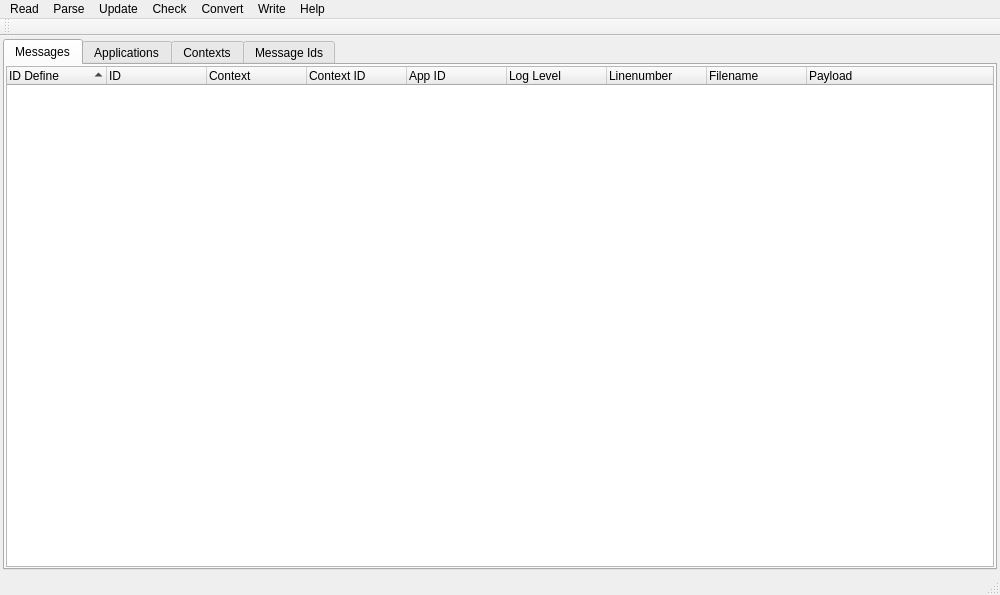
<?xml version="1.0" encoding="UTF-8"?>
<ui version="4.0">
 <class>MainWindow</class>
 <widget class="QMainWindow" name="MainWindow">
  <property name="geometry">
   <rect>
    <x>0</x>
    <y>0</y>
    <width>1000</width>
    <height>595</height>
   </rect>
  </property>
  <property name="windowTitle">
   <string>DLT Parser</string>
  </property>
  <widget class="QWidget" name="centralWidget">
   <layout class="QVBoxLayout" name="verticalLayout">
    <property name="leftMargin">
     <number>3</number>
    </property>
    <property name="topMargin">
     <number>3</number>
    </property>
    <property name="rightMargin">
     <number>3</number>
    </property>
    <property name="bottomMargin">
     <number>3</number>
    </property>
    <item>
     <widget class="QTabWidget" name="tabWidgetApplications">
      <property name="currentIndex">
       <number>0</number>
      </property>
      <widget class="QWidget" name="tab">
       <attribute name="title">
        <string>Messages</string>
       </attribute>
       <layout class="QHBoxLayout" name="horizontalLayout">
        <property name="leftMargin">
         <number>1</number>
        </property>
        <property name="topMargin">
         <number>1</number>
        </property>
        <property name="rightMargin">
         <number>1</number>
        </property>
        <property name="bottomMargin">
         <number>1</number>
        </property>
        <item>
         <widget class="QTreeWidget" name="treeWidget">
          <property name="sortingEnabled">
           <bool>true</bool>
          </property>
          <property name="allColumnsShowFocus">
           <bool>false</bool>
          </property>
          <property name="headerHidden">
           <bool>false</bool>
          </property>
          <attribute name="headerVisible">
           <bool>true</bool>
          </attribute>
          <column>
           <property name="text">
            <string>ID Define</string>
           </property>
          </column>
          <column>
           <property name="text">
            <string>ID</string>
           </property>
          </column>
          <column>
           <property name="text">
            <string>Context</string>
           </property>
          </column>
          <column>
           <property name="text">
            <string>Context ID</string>
           </property>
          </column>
          <column>
           <property name="text">
            <string>App ID</string>
           </property>
          </column>
          <column>
           <property name="text">
            <string>Log Level</string>
           </property>
          </column>
          <column>
           <property name="text">
            <string>Linenumber</string>
           </property>
          </column>
          <column>
           <property name="text">
            <string>Filename</string>
           </property>
          </column>
          <column>
           <property name="text">
            <string>Payload</string>
           </property>
          </column>
         </widget>
        </item>
       </layout>
      </widget>
      <widget class="QWidget" name="tab_2">
       <attribute name="title">
        <string>Applications</string>
       </attribute>
       <layout class="QVBoxLayout" name="verticalLayout_2">
        <property name="leftMargin">
         <number>1</number>
        </property>
        <property name="topMargin">
         <number>1</number>
        </property>
        <property name="rightMargin">
         <number>1</number>
        </property>
        <property name="bottomMargin">
         <number>1</number>
        </property>
        <item>
         <widget class="QTreeWidget" name="treeWidgetApplications">
          <property name="sortingEnabled">
           <bool>true</bool>
          </property>
          <column>
           <property name="text">
            <string>App ID</string>
           </property>
          </column>
          <column>
           <property name="text">
            <string>Description</string>
           </property>
          </column>
         </widget>
        </item>
       </layout>
      </widget>
      <widget class="QWidget" name="tab_3">
       <attribute name="title">
        <string>Contexts</string>
       </attribute>
       <layout class="QVBoxLayout" name="verticalLayout_3">
        <property name="leftMargin">
         <number>1</number>
        </property>
        <property name="topMargin">
         <number>1</number>
        </property>
        <property name="rightMargin">
         <number>1</number>
        </property>
        <property name="bottomMargin">
         <number>1</number>
        </property>
        <item>
         <widget class="QTreeWidget" name="treeWidgetContexts">
          <property name="sortingEnabled">
           <bool>true</bool>
          </property>
          <column>
           <property name="text">
            <string>Context</string>
           </property>
          </column>
          <column>
           <property name="text">
            <string>Context ID</string>
           </property>
          </column>
          <column>
           <property name="text">
            <string>App ID</string>
           </property>
          </column>
          <column>
           <property name="text">
            <string>Description</string>
           </property>
          </column>
         </widget>
        </item>
       </layout>
      </widget>
      <widget class="QWidget" name="tab_4">
       <attribute name="title">
        <string>Message Ids</string>
       </attribute>
       <layout class="QVBoxLayout" name="verticalLayout_4">
        <property name="leftMargin">
         <number>1</number>
        </property>
        <property name="topMargin">
         <number>1</number>
        </property>
        <property name="rightMargin">
         <number>1</number>
        </property>
        <property name="bottomMargin">
         <number>1</number>
        </property>
        <item>
         <widget class="QTreeWidget" name="treeWidgetMessageIds">
          <property name="sortingEnabled">
           <bool>true</bool>
          </property>
          <column>
           <property name="text">
            <string>ID Define</string>
           </property>
          </column>
          <column>
           <property name="text">
            <string>ID</string>
           </property>
          </column>
         </widget>
        </item>
       </layout>
      </widget>
     </widget>
    </item>
   </layout>
  </widget>
  <widget class="QMenuBar" name="menuBar">
   <property name="geometry">
    <rect>
     <x>0</x>
     <y>0</y>
     <width>1000</width>
     <height>21</height>
    </rect>
   </property>
   <widget class="QMenu" name="menuHelp">
    <property name="title">
     <string>Help</string>
    </property>
    <addaction name="actionCommandline_options"/>
    <addaction name="separator"/>
    <addaction name="actionInfo"/>
   </widget>
   <widget class="QMenu" name="menuFile">
    <property name="title">
     <string>Read</string>
    </property>
    <addaction name="action_New"/>
    <addaction name="action_Open"/>
    <addaction name="separator"/>
    <addaction name="actionExit"/>
   </widget>
   <widget class="QMenu" name="menuParse">
    <property name="title">
     <string>Parse</string>
    </property>
    <addaction name="actionParseFile"/>
    <addaction name="actionParseDirectory"/>
    <addaction name="actionParseConfiguration"/>
   </widget>
   <widget class="QMenu" name="menuConvert">
    <property name="title">
     <string>Convert</string>
    </property>
    <addaction name="actionConvertFile"/>
    <addaction name="actionConvertDirectory"/>
   </widget>
   <widget class="QMenu" name="menuCheck">
    <property name="title">
     <string>Check</string>
    </property>
    <addaction name="actionCheck_double_IDs"/>
    <addaction name="actionCheck_double_IDs_per_context"/>
   </widget>
   <widget class="QMenu" name="menuGenerate">
    <property name="title">
     <string>Write</string>
    </property>
    <addaction name="actionGenerate_Fibex_XML"/>
    <addaction name="actionGenerate_Id_Header"/>
    <addaction name="actionGenerate_Id_Header_per_context"/>
    <addaction name="actionExport_CSV"/>
   </widget>
   <widget class="QMenu" name="menuUpdate">
    <property name="title">
     <string>Update</string>
    </property>
    <addaction name="actionUpdate_IDs"/>
    <addaction name="actionUpdate_IDs_per_application"/>
   </widget>
   <addaction name="menuFile"/>
   <addaction name="menuParse"/>
   <addaction name="menuUpdate"/>
   <addaction name="menuCheck"/>
   <addaction name="menuConvert"/>
   <addaction name="menuGenerate"/>
   <addaction name="menuHelp"/>
  </widget>
  <widget class="QToolBar" name="mainToolBar">
   <attribute name="toolBarArea">
    <enum>TopToolBarArea</enum>
   </attribute>
   <attribute name="toolBarBreak">
    <bool>false</bool>
   </attribute>
  </widget>
  <widget class="QStatusBar" name="statusBar"/>
  <action name="actionInfo">
   <property name="text">
    <string>Info...</string>
   </property>
  </action>
  <action name="actionCommandline_options">
   <property name="text">
    <string>Commandline options...</string>
   </property>
  </action>
  <action name="action_Open">
   <property name="text">
    <string>Read Fibex...</string>
   </property>
  </action>
  <action name="action_New">
   <property name="text">
    <string>&amp;New</string>
   </property>
  </action>
  <action name="actionSave">
   <property name="text">
    <string>&amp;Save</string>
   </property>
  </action>
  <action name="actionSave_As">
   <property name="text">
    <string>Save &amp;As...</string>
   </property>
  </action>
  <action name="actionExit">
   <property name="text">
    <string>Exit</string>
   </property>
  </action>
  <action name="actionExport_CSV">
   <property name="text">
    <string>Write CSV...</string>
   </property>
  </action>
  <action name="actionParseFile">
   <property name="text">
    <string>Parse File...</string>
   </property>
  </action>
  <action name="actionParseDirectory">
   <property name="text">
    <string>Parse Directory...</string>
   </property>
  </action>
  <action name="actionConvertFile">
   <property name="text">
    <string>File...</string>
   </property>
  </action>
  <action name="actionConvertDirectory">
   <property name="text">
    <string>Directory...</string>
   </property>
  </action>
  <action name="actionCheck_double_IDs">
   <property name="text">
    <string>Check double IDs...</string>
   </property>
  </action>
  <action name="actionAppend">
   <property name="text">
    <string>Append Fibex...</string>
   </property>
  </action>
  <action name="actionParseConfiguration">
   <property name="text">
    <string>Parse Configuration...</string>
   </property>
  </action>
  <action name="actionGenerate_Id_Header">
   <property name="text">
    <string>Write IDs Header...</string>
   </property>
  </action>
  <action name="actionGenerate_Fibex_XML">
   <property name="text">
    <string>Write Fibex XML...</string>
   </property>
  </action>
  <action name="actionCheck_double_IDs_per_context">
   <property name="text">
    <string>Check double IDs per application...</string>
   </property>
  </action>
  <action name="actionGenerate_Id_Header_per_context">
   <property name="text">
    <string>Write IDs Header per application...</string>
   </property>
  </action>
  <action name="actionUpdate_IDs">
   <property name="text">
    <string>Update IDs..</string>
   </property>
  </action>
  <action name="actionUpdate_IDs_per_application">
   <property name="text">
    <string>Update IDs per application...</string>
   </property>
  </action>
 </widget>
 <layoutdefault spacing="6" margin="11"/>
 <resources/>
 <connections/>
</ui>
